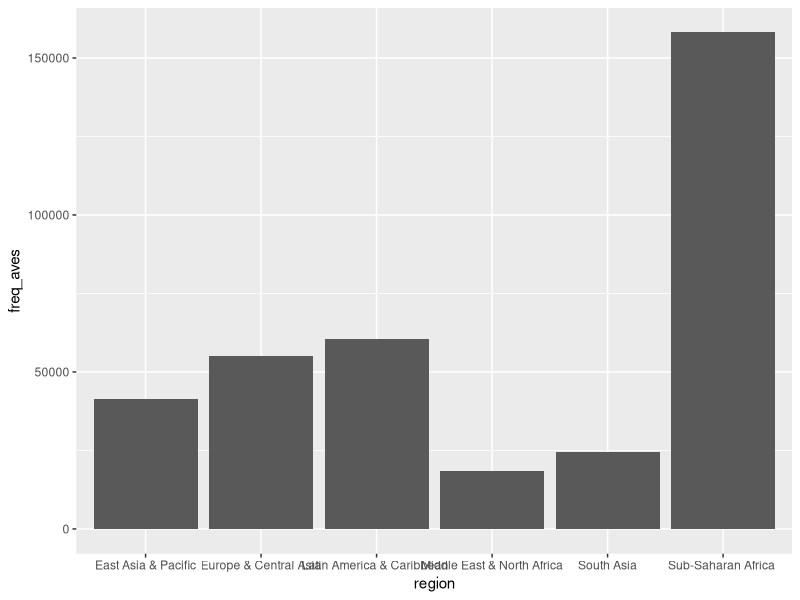

The R script that drew this image:
install.packages("dplyr")    # alternative installation of the %>%
install.packages("ggplot2")
  
library(ggplot2)
library(dplyr)

#region - dear god seb please help me
#i need averages of each answer (home_w_fam_v_outside_w_friends) per region (south asia etc) 
#as a weighted averages by population of each country (moldova == 2%, Russia == 10% etc)
#....it is killing me. This is what I have got.

#read dataframe and save as wdye
wdye <- read.csv('where_do_you_eat.csv')


# group it by country then create a variable called freq_perc which is the percentage of each answer by country 
#(sum of all answers/ country = 100)
country_group <- group_by(wdye, country)
wdye_with_freq_decimal <- dplyr::mutate(country_group, freq_deci = freq/sum(freq))
wdye_with_freq_weight <- dplyr::mutate(wdye_with_freq_decimal, freq_perc = freq_deci*100)
with_pop_weight <- dplyr::mutate(wdye_with_freq_weight, population_weight = ((population/sum(population))*100))

wdye_weight <- wdye %>% 
  group_by(country) %>%
  dplyr::mutate(freq_perc = freq/sum(freq)*100)

#group by country and determine the weight by country population as a percentage of total population
#FOR SOME FUCKING REASON SO MANY ARE THE SAME NUMBER AND I CAN"T FIX IT
wdye_weight <- wdye_weight %>% dplyr::group_by(country) %>% dplyr::mutate(weights = (population/sum(population)*100))

##I then use freq_perc as the scores and weights as the weights to get weighted means. These should be different 
#values for each country that I then average together that give me average rates for each answer by region.
#I should have one score for each answer, instead I have thi garbage...fuck
wdye_aves <- wdye_weight %>% dplyr::group_by(home_w_fam_v_outside_w_friends) %>% 
  dplyr::mutate(freq_aves = weighted.mean(x = freq_perc, w = weights)*100)

ggplot(wdye_aves, aes(region, freq_aves)) + geom_col()